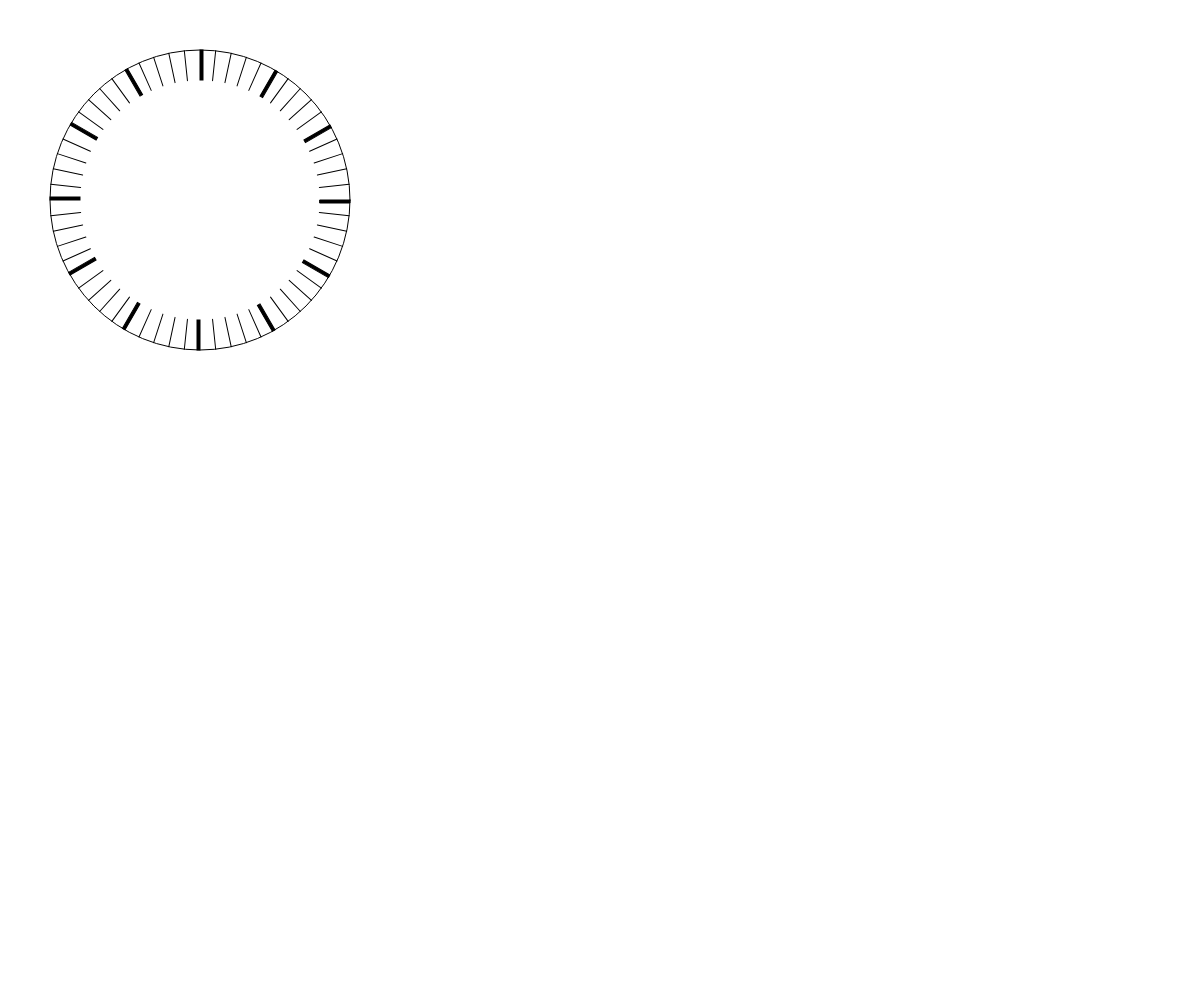
Frame 1 (no input)
Frame 60 (no input): identical to frame 1, image omitted
Frame 120 (the mouse pressed at the canvas centre since frame 60): identical to frame 1, image omitted

The p5.js sketch that drew this single still picture (run headless with seeded random() and noise() and a simulated clock; from frame 60 on, the mouse is pressed at the canvas centre):

// p5.js sketch
// ── sketch.js
// Project Title
// Your Name
// Date
//
// Extra for Experts:
// - describe what you did to take this project "above and beyond"


function setup() {
  createCanvas(windowWidth, windowHeight);
}

function draw() {
  background(255);
  aClock();
}


function aClock(){

  push();
  rectMode(CORNERS);
  noFill();
  angleMode(DEGREES);
  translate(200,200);
  circle(0,0,300);
  let clockLine = 60;
  let clockAngle = 360/clockLine;
  let clockCount = 0;
  for(r = 0; r < clockLine; r++){
    
    
    if (clockCount === 0){
      fill(0, 0, 0);
      rect(120, 0, 150, 3);
    }
    
    else{
      line(120, 0, 150, 0);
    }
    rotate(clockAngle);
    clockCount += 1;
    if (clockCount === 5){
      clockCount = 0;
    }
  }


  
  


  pop();
}
